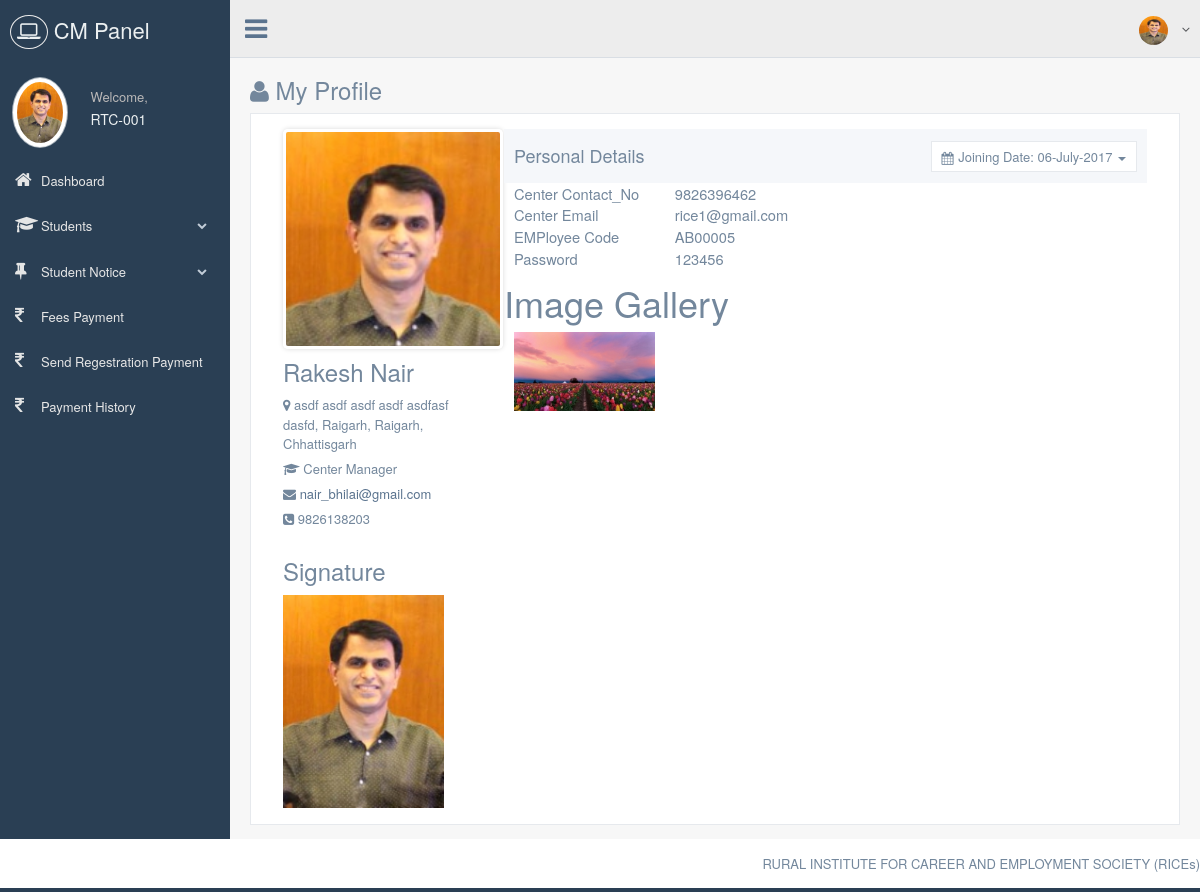
Page /cmpanel/index.php (signed in) on the committed database.
### tables this page shows
CREATE TABLE `employee_master` (
  `EMP_Id` mediumint(9) NOT NULL,
  `EMP_Code` varchar(75) NOT NULL,
  `EMP_Name` varchar(75) NOT NULL,
  `DOJ` date NOT NULL,
  `EMP_Designation` varchar(75) NOT NULL,
  `EMP_Image` varchar(75) NOT NULL,
  `State_Id` tinyint(4) NOT NULL,
  `District_Id` smallint(6) NOT NULL,
  `Block_Id` int(11) NOT NULL,
  `EMP_Address` varchar(300) NOT NULL,
  `EMP_Contact` varchar(15) NOT NULL,
  `EMP_Email` varchar(50) NOT NULL,
  `EMP_Salary` int(11) NOT NULL,
  `Posting_Place` varchar(50) NOT NULL,
  `Duty_Time` varchar(50) NOT NULL,
  `Visiting_Date_Place` varchar(50) NOT NULL,
  `emp_sign` varchar(100) NOT NULL COMMENT '//emp signature_name',
  `Paymenr_Record` text NOT NULL,
  `Perfromance` text NOT NULL
);

CREATE TABLE `block_master` (
  `Block_Id` int(11) NOT NULL,
  `Block_Name` varchar(50) NOT NULL,
  `District_Id` smallint(6) NOT NULL
);

CREATE TABLE `district_master` (
  `District_Id` smallint(6) NOT NULL,
  `State_Id` tinyint(4) NOT NULL,
  `District_Name` varchar(100) NOT NULL
);

CREATE TABLE `state_master` (
  `State_Id` tinyint(4) NOT NULL,
  `State_Name` varchar(100) NOT NULL
);

CREATE TABLE `cm_login` (
  `CM_Id` smallint(6) NOT NULL,
  `Center_Code` varchar(10) NOT NULL,
  `DM_Emp_Code` varchar(75) NOT NULL,
  `CM_Emp_Code` varchar(75) NOT NULL,
  `CM_State` tinyint(4) NOT NULL,
  `CM_District` smallint(6) NOT NULL,
  `CM_Block` int(11) NOT NULL,
  `CM_Address` varchar(300) NOT NULL,
  `CM_Password` varchar(50) NOT NULL,
  `CM_Status` tinyint(4) NOT NULL,
  `CM_Contact_No` varchar(15) NOT NULL,
  `CM_Emaill` varchar(50) NOT NULL
);

CREATE TABLE `cm_image_gallery` (
  `S_NO` int(11) NOT NULL,
  `CM_Image` varchar(100) NOT NULL,
  `CM_Id` int(11) NOT NULL
);

### libraries/classes/DBConn.php (called while the page is built, shortened)
<?php
class DBConn  extends Conn {
	 function ExecuteQuery($userQuery)
	{
		$result= mysql_query($userQuery);
                $num_fields = mysql_num_fields($result);
				$obj = array();
				$x=1;
				while($row=mysql_fetch_array($result)){
				  for($j=0;$j<$num_fields;$j++){
					 $name = mysql_field_name($result, $j);
					 $obj[$x][$name]=$row[$name];
					}
					$x++;
					}
     return $obj;
	}
}
?>

### cmpanel/index.php (the view, shortened to what this page needs)
<?php
require_once(PATH_CM_INCLUDE.'/header.php');
$db = new DBConn();
$cmImg=$db->ExecuteQuery("SELECT EMP_Image,EMP_Name,EMP_Designation,EMP_Code,DATE_FORMAT(DOJ,'%d-%M-%Y') AS DOJ,Posting_Place,Block_Name,District_Name,State_Name,EMP_Address,EMP_Contact,EMP_Email
FROM employee_master
LEFT JOIN block_master b ON employee_master.Block_Id = b.Block_Id
LEFT JOIN district_master d ON b.District_Id = d.District_Id
LEFT JOIN state_master s ON d.State_Id = s.State_Id WHERE EMP_Code =
(SELECT CM_Emp_Code FROM cm_login WHERE CM_Id =".$_SESSION['cmid'].")  ");
$cm_code=$db->ExecuteQuery("SELECT Center_Code,CM_Password, CM_Contact_No,CM_Emaill FROM cm_login WHERE CM_Id =".$_SESSION['cmid']);
$sql_image="SELECT CM_Image,S_NO FROM cm_image_gallery WHERE CM_Id = ".$_SESSION['cmid'];
$getAllimage=$db->ExecuteQuery($sql_image);
?>
<div>
  <div class="page-title">
    <div class="title_left">
      <h3><i class="fa fa-user" aria-hidden="true"></i> My Profile</h3>
    </div>
  </div>
  <div class="row">
    <div class="col-md-12 col-sm-12 col-xs-12">
      <div class="x_panel">
        <div class="x_content">
                  <div class="col-md-3 col-sm-3 col-xs-12 profile_left">
                    <div class="profile_img">
                      <div id="crop-avatar">
                        <div class="avatar-view" title="Change the avatar">
                         <img width="50px;" src="<?php echo PATH_DATA_IMAGE ?>/employee/thumb/<?php echo $cmImg[1]['EMP_Image'];?>" alt="" />
                        </div>
                      </div>
                    </div>
                    <h3><?php echo $cmImg[1]['EMP_Name']; ?></h3>
                    <ul class="list-unstyled user_data">
                      <li><i class="fa fa-map-marker user-profile-icon"></i> <?php echo $cmImg[1]['EMP_Address'].', '. $cmImg[1]['Block_Name'].', '.$cmImg[1]['District_Name'].', '.$cmImg[1]['State_Name']; ?>
                      </li>
                      <li>
                        <i class="fa fa-briefcase fa fa-graduation-cap"></i> <?php echo $cmImg[1]['EMP_Designation']; ?>
                      </li>
                      <li class="m-top-xs">
                        <i class="fa fa-external-link fa fa-envelope"></i>
                        <a href="mailTo:<?php echo $cmImg[1]['Email']; ?>"><?php echo $cmImg[1]['EMP_Email']; ?></a>
                      </li>
                      <li class="m-top-xs">
                        <i class="fa fa-phone-square"></i> <?php echo $cmImg[1]['EMP_Contact']; ?>
                      </li>
                    </ul>
                    <h3 class="sign-head">Signature</h3>
                    <div class="signature">
                      <img src="<?php echo PATH_DATA_IMAGE.'/employee/signature/thumb/'.$cmImg[1]['EMP_Image']; ?>" alt="Avatar">
                    </div>
                  </div>
                  <div class="col-md-9 col-sm-9 col-xs-12">
                   <div class="center details">
                    <div class="profile_title">
                      <div class="col-md-6">
                        <h2>Personal Details</h2>
                      </div>
                      <div class="col-md-6">
                        <div id="reportrange" class="pull-right" style="margin-top: 5px; background: #fff; cursor: pointer; padding: 5px 10px; border: 1px solid #E6E9ED">
                          <i class="glyphicon glyphicon-calendar fa fa-calendar"></i>
                          <span>Joining Date: <?php echo $cmImg[1]['DOJ']; ?></span> <b class="caret"></b>
                        </div>
                      </div>
                    </div>
                                         <div class="data-row">
                                         <div class="col-sm-3">Center Contact_No</div>
                            <div class="col-sm-7"><?php echo $cm_code[1]['CM_Contact_No']; ?></div>
                             <div class="col-sm-3">Center Email</div>
                            <div class="col-sm-7"><?php echo $cm_code[1]['CM_Emaill']; ?></div>
                        	<div class="col-sm-3">EMPloyee Code</div>
                            <div class="col-sm-7"><?php echo $cmImg[1]['EMP_Code']; ?></div>
                        </div>
                        <div class="data-row">
                        	<div class="col-sm-3">Password</div>
                            <div class="col-sm-7"><?php echo $cm_code[1]['CM_Password']; ?></div>
                        </div>
                    </div>
                    <div class="" role="tabpanel" data-example-id="togglable-tabs" style="margin-top:50px;">
                        <div id="myTabContent" class="tab-content">
                        <h1>Image Gallery</h1>
                        <?php
                              $i=1;
                              foreach($getAllimage as $value){
                               ?>
                          <div class="col-sm-3 imgBlck">
                              <div class="galleryImg"><img width="100%" src="<?php echo PATH_DATA_IMAGE_CM."/img-gallery/thumb/".$value['CM_Image'];?>" alt="" /></div>
                          </div>
                          <?php $i++; }?>
                        </div>
                      </div>
                    </div>
                  </div>
                </div>
      </div>
    </div>
  </div>
</div>
<?php
require_once(PATH_STUDENT_INCLUDE.'/footer.php');
?>

### rows in the picture
employee_master: EMP_Image (picture), EMP_Name "Rakesh Nair", EMP_Address "asdf asdf asdf asdf asdfasf dasfd", Block_Id.Block_Name "Raigarh", District_Id.District_Name "Raigarh", State_Id.State_Name "Chhattisgarh", EMP_Designation "Center Manager", EMP_Email "nair_bhilai@gmail.com", EMP_Contact "9826138203", EMP_Code "AB00005"
cm_login: CM_Contact_No "9826396462", CM_Emaill "rice1@gmail.com", CM_Password "123456"
cm_image_gallery: CM_Image (picture)

### other values in the picture
$cm_code[1]['Center_Code'] "RTC-001"
$cmImg[1]['DOJ'] "06-July-2017"
